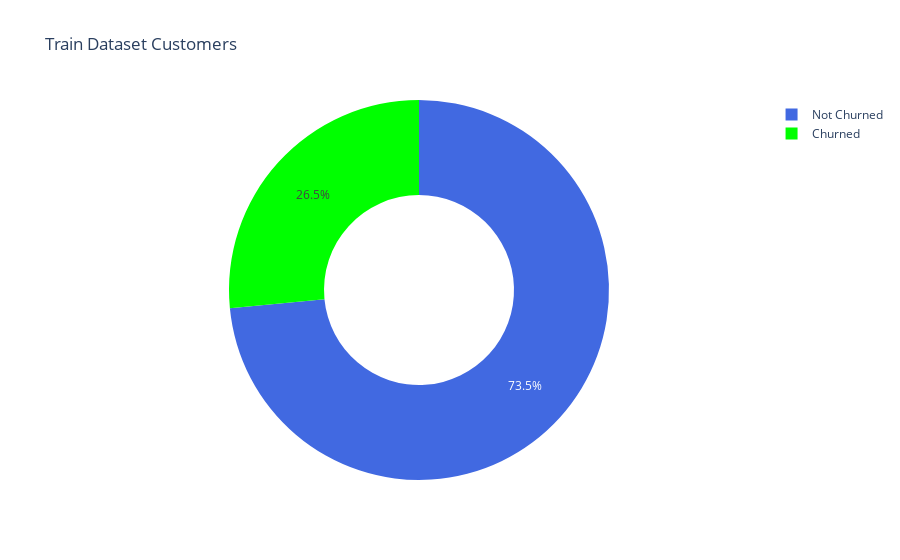

Source (notebook cell):
### Markdown cell above
## Let's explore our dataset

### Code cell
churnratio()

### Figure 1 — Plotly figure (JSON) as saved in the notebook; plotly's stock layout.template omitted (floating-point values rounded to 4 significant figures)
{"data": [{"hole": 0.5, "labels": ["Not Churned", "Churned"], "marker": {"colors": ["royalblue", "lime"]}, "type": "pie", "values": [5174, 1869]}], "layout": {"title": {"text": "Train Dataset Customers"}}}
